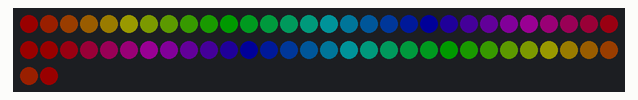
Recording of a sketch running on a simulated Arduino Uno, built with avr-gcc and run on an emulated ATmega328P. Parts: 62 RGB LEDs in strip order, left to right, continuing on the next row. Dim RGB values are drawn brighter than linear; random numbers use the default seed unless the sketch sets one.

Above: at 0.16 s.
At 3.01 s:
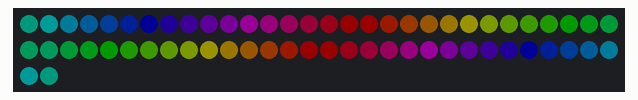
At 6.81 s:
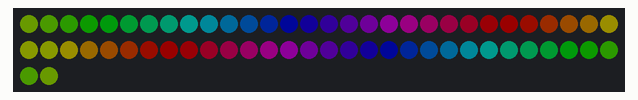
At 16.68 s:
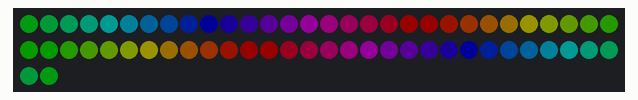
At 26.59 s:
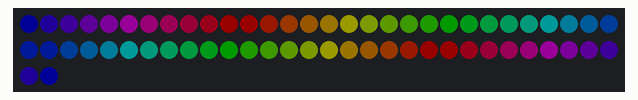
At 39.08 s:
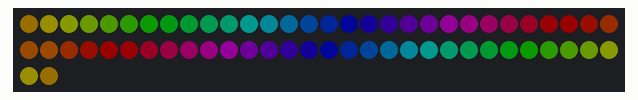

The sketch:

YoYo.ino
```cpp
#include <Adafruit_NeoPixel.h>
#include <stdlib.h>
#include <time.h>

#define LED_PIN      4
#define LED_COUNT    62

// Total = 73
// Chain   41  ( 0-40)
// Ball    32  (41-72)

Adafruit_NeoPixel strip(LED_COUNT, LED_PIN, NEO_KHZ800 + NEO_GRB);

void setup() {
  strip.begin();
  strip.clear();
  // Serial.begin(9600);
  srand(time(NULL));
}

// float pi = 3.141592653;]
int randP = 0;
int randt = 0;
float P = 0;
float et = 0.0;

int randt1 = 0;
int randt2 = 0;
int randt3 = 0;
int randt4 = 0;
int randt5 = 0;
int randt6 = 0;
float et1 = 0.0;
float et2 = 0.0;
float et3 = 0.0;
float et4 = 0.0;
float et5 = 0.0;
float et6 = 0.0;
void loop() {
  RainbowCycle(P, 0.1, 17);
  // RainbowCycle_Comet(P, 0.1, et, 5);

  // WashCycle(et1, et2, et3, et4, et5, et6, 0.15, 5);
  // WaterCycle(et1, et2, et3, et4, et5, et6, 0.15, 5);

  randt = randt + ((rand() % 11)-5);
  if (randt > 100) {
    randt = 100;
  } else if (randt < 0) {
    randt = 0;
  }
  randP = randP + ((rand() % 41)-20);
  if (randP > 100) {
    randP = 100;
  } else if (randP < -100) {
    randP = -100;
  }

  P = P-1*(0.1+randP/100.0);
  if (P < 0) {
    P = 100;
  } else if (P > 100) {
    P = 0;
  }
  // P = P+1;
  // if (P > 99) {
  //   P = 0;
  // }

  // et = et+0.014;
  et = et+0.005*(0.75-0.5*randt/100.0);
  if (et > 0.99999999) {
    et = 0.0;
  } else if (et < 0.00000001) {
    et = 1.0;
  }

  randt1 = randt1 + ((rand() % 21)-10);
  if (randt1 > 100) {
    randt1 = 100;
  } else if (randt1 < 0) {
    randt1 = 0;
  }
  randt2 = randt2 + ((rand() % 21)-10);
  if (randt2 > 100) {
    randt2 = 100;
  } else if (randt2 < 0) {
    randt2 = 0;
  }
  randt3 = randt3 + ((rand() % 21)-10);
  if (randt3 > 100) {
    randt3 = 100;
  } else if (randt3 < 0) {
    randt3 = 0;
  }
  randt4 = randt4 + ((rand() % 21)-10);
  if (randt4 > 100) {
    randt4 = 100;
  } else if (randt4 < 0) {
    randt4 = 0;
  }
  randt5 = randt5 + ((rand() % 21)-10);
  if (randt5 > 100) {
    randt5 = 100;
  } else if (randt5 < 0) {
    randt5 = 0;
  }
  randt6 = randt6 + ((rand() % 21)-10);
  if (randt6 > 100) {
    randt6 = 100;
  } else if (randt6 < 0) {
    randt6 = 0;
  }

  // et1 = et1+0.013*(1.0+0.0*randt1/100.0);
  et1 = et1+0.007*(1.0+1.0*randt1/100.0);
  if (et1 > 0.99999999) {
    et1 = 0.0;
  } else if (et1 < 0.00000001) {
    et1 = 1.0;
  }
  // et2 = et2+0.007*(0.5+1.0*randt2/100.0);
  et2 = et2+0.007*(1.0+1.0*randt2/100.0);
  if (et2 > 0.99999999) {
    et2 = 0.0;
  } else if (et2 < 0.00000001) {
    et2 = 1.0;
  }
  // et3 = et3-0.013*(0.5+1.0*randt3/100.0);
  et3 = et3+0.007*(1.0+1.0*randt3/100.0);
  if (et3 > 0.99999999) {
    et3 = 0.0;
  } else if (et3 < 0.00000001) {
    et3 = 1.0;
  }
  // et4 = et4-0.013*(0.5+1.0*randt4/100.0);
  et4 = et4+0.007*(0.1+1.0*randt4/100.0);
  if (et4 > 0.99999999) {
    et4 = 0.0;
  } else if (et4 < 0.00000001) {
    et4 = 1.0;
  }
  // et5 = et5-0.013*(0.0+1.0*randt5/100.0);
  et5 = et5-0.011*(0.75+0.5*randt5/100.0);
  if (et5 > 0.99999999) {
    et5 = 0.0;
  } else if (et5 < 0.00000001) {
    et5 = 1.0;
  }
  // et6 = et6-0.013*(0.5+1.0*randt6/100.0);
  et6 = et6-0.011*(0.75+0.5*randt6/100.0);
  if (et6 > 0.99999999) {
    et6 = 0.0;
  } else if (et6 < 0.00000001) {
    et6 = 1.0;
  }
}

//----------Define General Use Functions Below----------

void RainbowCycle(float P, float B, int rgb[3]) {
  // P = Percent [percent through the color cycle]
  // B = Brightness [LED brightness on a scale of 0 to 1]

  float Pregion = 100/6; // percent out of 100 that each local color change region takes
  float Pprime = fmodf(P,Pregion)/Pregion; // amount through the local color change region on a scale of 0 to 1
  float r;
  float g;
  float b;
  if (0<=P & P<Pregion) {
    r = 1.0;
    g = Pprime;
    b = 0.0;
  } else if (Pregion<=P & P<2*Pregion) {
    r = 1.0 - Pprime;
    g = 1.0;
    b = 0.0;
  } else if (2*Pregion<=P & P<3*Pregion) {
    r = 0.0;
    g = 1.0;
    b = Pprime;
  } else if (3*Pregion<=P & P<4*Pregion) {
    r = 0.0;
    g = 1.0 - Pprime;
    b = 1.0;
  } else if (4*Pregion<=P & P<5*Pregion) {
    r = Pprime;
    g = 0.0;
    b = 1.0;
  } else if (5*Pregion<=P & P<6*Pregion) {
    r = 1.0;
    g = 0.0;
    b = 1.0 - Pprime;
  } else {
    r = 1.0;
    g = 0.0;
    b = 0.0;
  }

  rgb[0] = 255 * B * r;
  rgb[1] = 255 * B * g;
  rgb[2] = 255 * B * b;
}

void RedCycle(float P, float B, int rgb[3]) {
  // P = Percent [percent through the color cycle]
  // B = Brightness [LED brightness on a scale of 0 to 1]

  float Pregion = 100/6; // percent out of 100 that each local color change region takes
  float Pprime = fmodf(P,Pregion)/Pregion; // amount through the local color change region on a scale of 0 to 1
  float r;
  float g;
  float b;
  if (0<=P & P<Pregion) {
    r = 1.0;
    g = 0.10 * Pprime;
    b = 0.0;
  } else if (Pregion<=P & P<2*Pregion) {
    r = 1.0;
    g = 0.10 + 0.4 * Pprime;
    b = 0.0;
  } else if (2*Pregion<=P & P<3*Pregion) {
    r = 1.0;
    g = 0.5 - 0.15 * Pprime;
    b = 0.0;
  } else if (3*Pregion<=P & P<4*Pregion) {
    r = 1.0;
    g = 0.35 - 0.35 * Pprime;
    b = Pprime;
  } else if (4*Pregion<=P & P<5*Pregion) {
    r = 1.0;
    g = 0.10 * Pprime;
    b = 1.0 - Pprime;
  } else if (5*Pregion<=P & P<6*Pregion) {
    r = 1.0;
    g = 0.10 - 0.10 * Pprime;
    b = 0.0;
  } else {
    r = 1.0;
    g = 0.0;
    b = 0.0;
  }

  rgb[0] = 255 * B * r;
  rgb[1] = 255 * B * g;
  rgb[2] = 255 * B * b;
}

void CometEnvelope(float *intensity, float ep, float et) {
  *intensity = pow(1 - fmodf(ep+et,1.0),2);
}

void TriangleEnvelope(float *intensity, float ep, float et, float slope) {
  *intensity = abs(slope*(0.5 - fmodf(ep+et,1.0))) - (slope/2.0-1);
  if (*intensity < 0) {
    *intensity = 0.0;
  }
}

//----------Define Modes Below----------

void RainbowCycle(float P, float B, int wait) {
  static int rgb[3];

  for(int i=0; i<31; i++) {
    RainbowCycle(fmodf(P+100.0/31*(i),100),B,rgb);
    strip.setPixelColor(i, rgb[0], rgb[1], rgb[2]);
  }
  for(int i=31; i<62; i++) {
    RainbowCycle(fmodf(P+100.0/31*(i-31),100),B,rgb);
    strip.setPixelColor(61-(i-31), rgb[0], rgb[1], rgb[2]);
  }

  strip.show();
  delay(wait);
}


void RainbowCycle_Comet(float P, float B, float et, int wait) {
  static int rgb[3];
  float intensity = 0.0; // modifier to the pixel brightness (0 to 1)

  for(int i=0; i<31; i++) {
    float ep = fmodf(i+0.5,LED_COUNT/4.0)/(LED_COUNT/4.0);
    CometEnvelope(&intensity,ep,2*et);
    float eB = B*intensity;
    RainbowCycle(fmodf(P+100.0/31*(i),100),eB,rgb);
    strip.setPixelColor(i, rgb[0], rgb[1], rgb[2]);
  }
  for(int i=31; i<62; i++) {
    float ep = fmodf(i,LED_COUNT/4.0)/(LED_COUNT/4.0);
    CometEnvelope(&intensity,ep,2*et);
    float eB = B*intensity;
    RainbowCycle(fmodf(P+100.0/31*(i-31),100),eB,rgb);
    strip.setPixelColor(61-(i-31), rgb[0], rgb[1], rgb[2]);
  }

  strip.show();
  delay(wait);
}

// void ApplyEnvelopes() {

// }

void WaterCycle(float etb1, float etb2, float etm1, float etm2, float etw1, float etw2, float B, int wait) {
  int b1;
  int b2;
  int m1;
  int m2;
  int w1;
  int w2;
  float intensityb1 = 0.0; // modifier to the pixel brightness (0 to 1)
  float intensityb2 = 0.0; // modifier to the pixel brightness (0 to 1)
  float intensitym1 = 0.0; // modifier to the pixel brightness (0 to 1)
  float intensitym2 = 0.0; // modifier to the pixel brightness (0 to 1)
  float intensityw1 = 0.0; // modifier to the pixel brightness (0 to 1)
  float intensityw2 = 0.0; // modifier to the pixel brightness (0 to 1)

  for(int i=0; i<41; i++) {
    float ep = fmodf(i,0.5*41)/(0.5*41);
    TriangleEnvelope(&intensityb1,ep,etb1,2.0);
    TriangleEnvelope(&intensityb2,ep,etb2,2.0);
    TriangleEnvelope(&intensitym1,ep,etm1,5.0);
    TriangleEnvelope(&intensitym2,ep,etm2,5.0);
    TriangleEnvelope(&intensityw1,ep,etw1,11.0);
    TriangleEnvelope(&intensityw2,ep,etw2,11.0);
    b1 = 255 * B * intensityb1;
    b2 = 255 * B * intensityb2;
    m1 = 175 * B * intensitym1;
    m2 = 175 * B * intensitym2;
    w1 = 200 * B * intensityw1;
    w2 = 200 * B * intensityw2;
    strip.setPixelColor(i, m1+m2+w1+w2, w1+w2, b1+b2+m1+m2+w1+w2);
    // strip.setPixelColor(i, 0, 0, b1);
  }

  for(int i=41; i<73; i++) {
    // float ep = fmodf(41-41,1.0*(73-41))/(1.0*73-41);
    float ep = fmodf(i-41,5.0*(73-41))/(5.0*73-41);
    TriangleEnvelope(&intensityb1,ep,etb1,2.0);
    TriangleEnvelope(&intensityb2,ep,etb2,2.0);
    TriangleEnvelope(&intensitym1,ep,etm1,5.0);
    TriangleEnvelope(&intensitym2,ep,etm2,5.0);
    TriangleEnvelope(&intensityw1,ep,etw1,11.0);
    TriangleEnvelope(&intensityw2,ep,etw2,11.0);
    b1 = 125 * B * intensityb1;
    b2 = 125 * B * intensityb2;
    m1 = 125 * B * intensitym1;
    m2 = 125 * B * intensitym2;
    w1 = 50 * B * intensityw1;
    w2 = 50 * B * intensityw2;
    strip.setPixelColor(i, m1+m2+w1+w2, w1+w2, b1+b2+m1+m2+w1+w2);
    // strip.setPixelColor(i, 0, 0, b1);
  }
  // for(int i=41; i<73; i++) {
  //   float ep = fmodf(41-41,1.0*(73-41))/(1.0*73-41);
  //   TriangleEnvelope(&intensityb1,ep,etb1,2.0);
  //   TriangleEnvelope(&intensityb2,ep,etb2,2.0);
  //   TriangleEnvelope(&intensityc,ep,etc,7.0);
  //   TriangleEnvelope(&intensitym,ep,etm,15.0);
  //   TriangleEnvelope(&intensityw1,ep,etw1,7.0);
  //   TriangleEnvelope(&intensityw2,ep,etw2,11.0);
  //   b1 = 255 * B * intensityb1;
  //   b2 = 255 * B * intensityb2;
  //   c = 150 * B * intensityc;
  //   m = 75 * B * intensitym;
  //   w1 = 100 * B * intensityw1;
  //   w2 = 100 * B * intensityw2;
  //   strip.setPixelColor(i, m+w1+w2, c+w1+w2, b1+b2+c+m+w1+w2);
  // }

  strip.show();
  delay(wait);
}

// Chain   41  ( 0-40)
// Ball    32  (41-72)
void WashCycle(float etr, float etg, float etb, float etc, float etm, float ety, float B, int wait) {
  int r;
  int g;
  int b;
  int c;
  int m;
  int y;
  float intensityr = 0.0; // modifier to the pixel brightness (0 to 1)
  float intensityg = 0.0;
  float intensityb = 0.0;
  float intensityc = 0.0;
  float intensitym = 0.0;
  float intensityy = 0.0;

  for(int i=0; i<LED_COUNT; i++) {
    float ep = fmodf(i,0.5*LED_COUNT)/(0.5*LED_COUNT);
    TriangleEnvelope(&intensityr,ep,etr,2.0);
    TriangleEnvelope(&intensityg,ep,etg,2.0);
    TriangleEnvelope(&intensityb,ep,etb,2.0);
    TriangleEnvelope(&intensityc,ep,etc,2.0);
    TriangleEnvelope(&intensitym,ep,etm,2.0);
    TriangleEnvelope(&intensityy,ep,ety,2.0);
    r = 255 * B * intensityr;
    g = 255 * B * intensityg;
    b = 255 * B * intensityb;
    c = 125 * B * intensityc;
    m = 125 * B * intensitym;
    y = 125 * B * intensityy;
    // strip.setPixelColor(i, r+m+y, g+c+y, b+c+m);
    // strip.setPixelColor(i, m, c, b+c+m);
    strip.setPixelColor(i, 0, 0, b);
    strip.setPixelColor(i, 0, 0, b);
  }

  strip.show();
  delay(wait);
}
```
